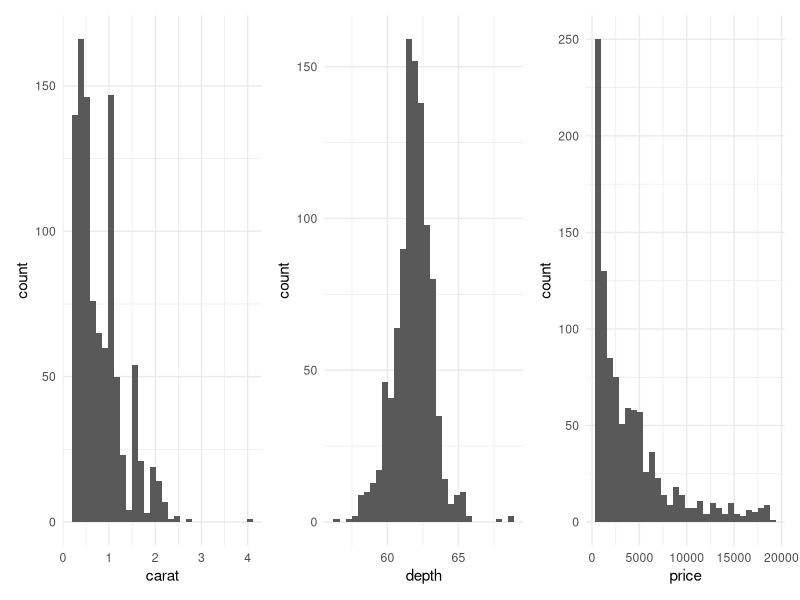
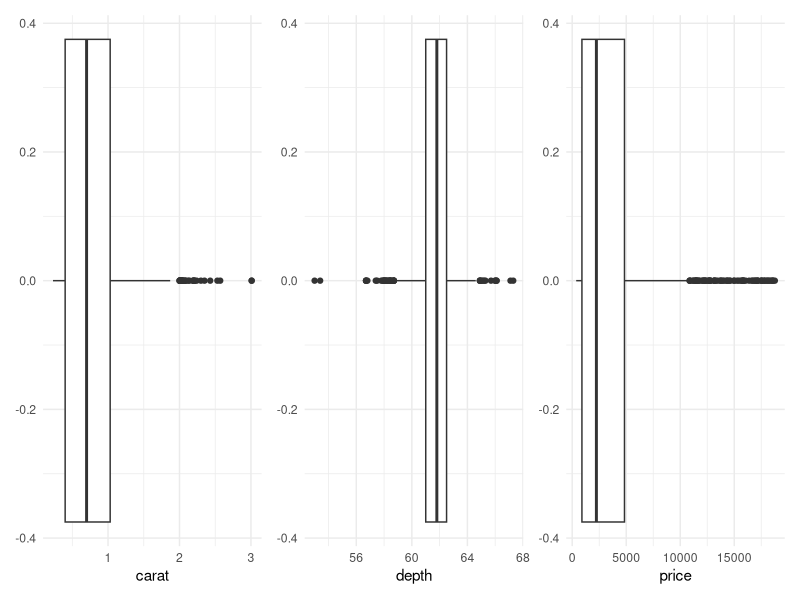
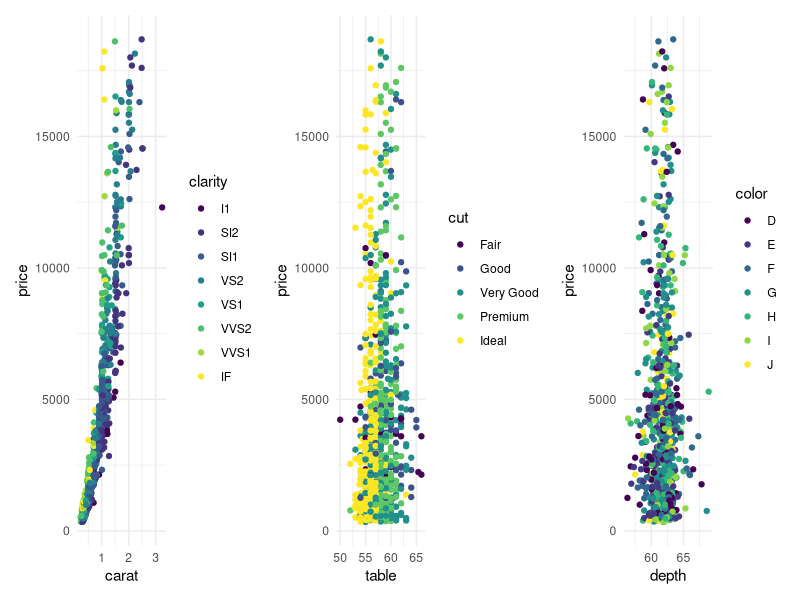
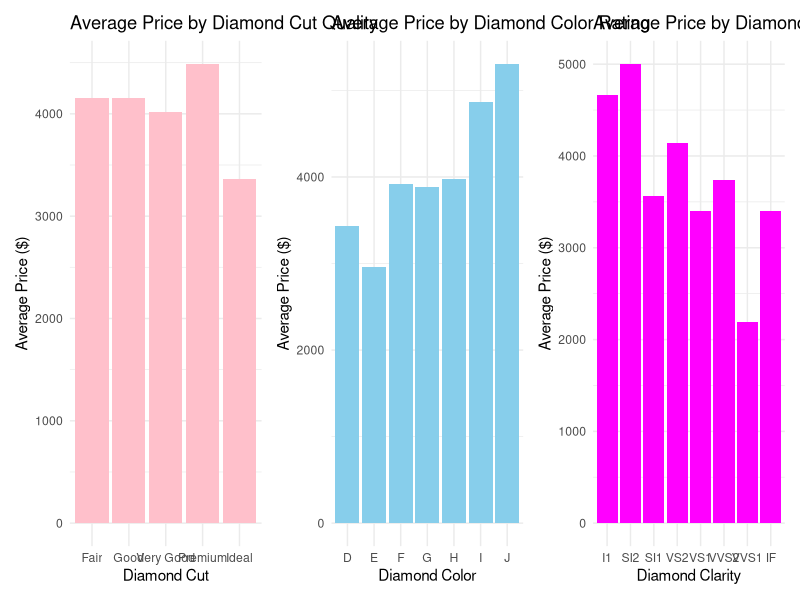

The R script that drew these images, in order:
## ---- chunk 1
#> echo:FALSE
library(tidyverse)
library(tidyr)
library(patchwork)
## ---- chunk 2
#| echo: false
set.seed(1991)
data(diamonds)
df <- diamonds %>% sample_n(size=1000)
df %>% head
## ---- chunk 3
#| echo: false
p1 <- diamonds %>% sample_n(size=1000) %>% ggplot(aes(x=carat)) + geom_histogram(bins=30) + theme_minimal()
p2 <- diamonds %>% sample_n(size=1000) %>% ggplot(aes(x=depth)) + geom_histogram(bins=30) + theme_minimal()
p3 <- diamonds %>% sample_n(size=1000) %>% ggplot(aes(x=price)) + geom_histogram(bins=30) + theme_minimal()
p1 | p2 | p3
## ---- chunk 4
#| echo: false
p4 <- diamonds %>% sample_n(size=1000) %>% ggplot(aes(x=carat)) + geom_boxplot() + theme_minimal()
p5 <- diamonds %>% sample_n(size=1000) %>% ggplot(aes(x=depth)) + geom_boxplot() + theme_minimal()
p6 <- diamonds %>% sample_n(size=1000) %>% ggplot(aes(x=price)) + geom_boxplot() + theme_minimal()
p4 | p5 | p6
## ---- chunk 5
df_summary <- df %>%
  summarise(across(where(is.numeric), list(
    Mean = ~mean(.x, na.rm = TRUE),
    Median = ~median(.x, na.rm = TRUE),
    SD = ~sd(.x, na.rm = TRUE),
    Var = ~var(.x, na.rm = TRUE),
    Min = ~min(.x, na.rm = TRUE),
    Max = ~max(.x, na.rm = TRUE)
  ), .names = "{.col}_{.fn}")) %>%
  pivot_longer(everything(), names_to = c("Variable", "stat"), names_sep = "_") %>%
  pivot_wider(names_from = stat, values_from = value)

print(df_summary)
## ---- chunk 6
p7 <- df %>% ggplot(aes(x=carat, y=price, color=clarity)) + geom_point() + theme_minimal()
p8 <- df %>% ggplot(aes(x=table, y=price, color=cut)) + geom_point() + theme_minimal()
p9 <- df %>% ggplot(aes(x=depth, y=price, color=color)) + geom_point() + theme_minimal()
p7 | p8 |p9
## ---- chunk 7
p10 <- df %>%
  group_by(cut) %>%
  summarise(avg_price = mean(price)) %>%
  ggplot(aes(x = cut, y = avg_price)) +
  geom_bar(stat = "identity", fill = "pink") +
  labs(
    title = "Average Price by Diamond Cut Quality",
    x = "Diamond Cut",
    y = "Average Price ($)"
  ) +
  theme_minimal()
p11 <- df %>%
  group_by(color) %>%
  summarise(avg_price = mean(price)) %>%
  ggplot(aes(x = color, y = avg_price)) +
  geom_bar(stat = "identity", fill = "skyblue") +
  labs(
    title = "Average Price by Diamond Color Rating",
    x = "Diamond Color",
    y = "Average Price ($)"
  ) +
  theme_minimal()
p12 <- df %>%
  group_by(clarity) %>%
  summarise(avg_price = mean(price)) %>%
  ggplot(aes(x = clarity, y = avg_price)) +
  geom_bar(stat = "identity", fill = "magenta") +
  labs(
    title = "Average Price by Diamond Clarity",
    x = "Diamond Clarity",
    y = "Average Price ($)"
  ) +
  theme_minimal()
p10 | p11 | p12
## ---- chunk 8
cor_df <- df %>%
  select(where(is.numeric)) %>%
  cor(use = "pairwise.complete.obs")

print(cor_df)
